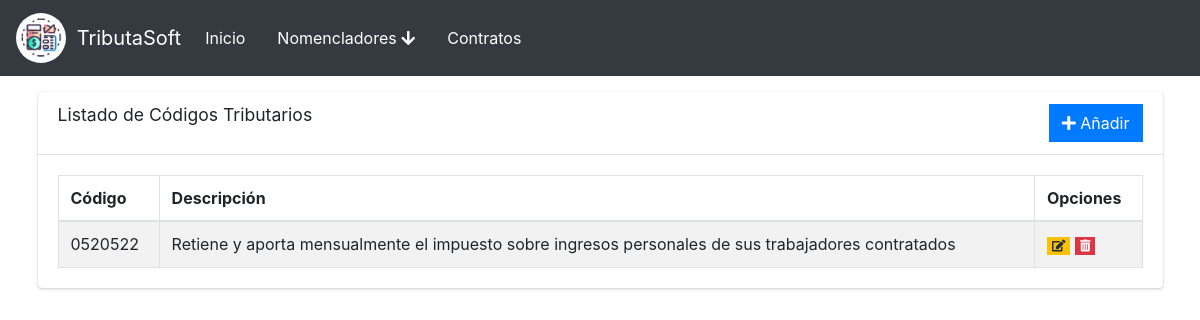
The page /codigo on the database as committed earlier.
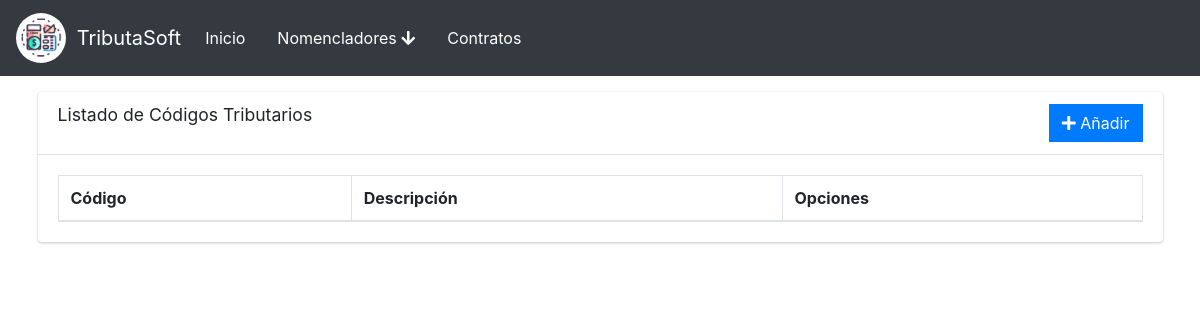
The same page on the database as committed later.
### main.py (models this page shows)
class CodigoPagoSalarial(db.Model):
    id = db.Column(db.Integer, primary_key=True, autoincrement=True)
    codigo = db.Column(db.String(50), nullable=False)
    descripcion = db.Column(db.String(200), nullable=False)
    monto_excento = db.Column(db.Float, nullable=False)
    monto_pago1 = db.Column(db.Float, nullable=False)
    porcentaje1 = db.Column(db.Float, nullable=False)
    monto_pago2 = db.Column(db.Float, nullable=False)
    porcentaje2 = db.Column(db.Float, nullable=False)
    monto_pago3 = db.Column(db.Float, nullable=False)
    porcentaje3 = db.Column(db.Float, nullable=False)
    monto_pago4 = db.Column(db.Float, nullable=False)
    porcentaje4 = db.Column(db.Float, nullable=False)
    monto_pago5 = db.Column(db.Float, nullable=False)
    porcentaje5 = db.Column(db.Float, nullable=False)
    monto_pago6 = db.Column(db.Float, nullable=False)
    porcentaje6 = db.Column(db.Float, nullable=False)
    fecha_pago = db.Column(db.String(200), nullable=False)

### main.py (the view)
@app.route('/codigo')
def cod_base():
    c_simple = db.session.query(CodigoSimple).all()
    c_pagoSalario = db.session.query(CodigoPagoSalarial).all()
    c_pagoMora = db.session.query(CodigoPagoMora).all()
    list = []
    for i in c_simple:
        list.append((i.id,i.codigo,i.descripcion,'simple'))
    for i in c_pagoSalario:
        list.append((i.id,i.codigo,i.descripcion,'salario'))
    for i in c_pagoMora:
        list.append((i.id,i.codigo,i.descripcion,'mora'))
    return render_template('cod_base.html',list=list)

### templates/cod_base.html (shortened to what this page needs)
{% extends 'base.html' %}
{% block content %}
<div class="content">
    <div class="container">
        <div class="card">
            <div class="card-header">
              <h3 class="card-title">Listado de C&oacute;digos Tributarios</h3>
              <div class="float-right">
                <a href="{{ url_for('cod_add') }}" class="btn btn-primary btn-flat">
                    <i class="fas fa-plus"></i> A&ntilde;adir
                </a>
                    </div>
            </div>
            <div class="card-body">
                <table id="example1" class="table table-bordered table-striped">
                  <thead>
                  <tr>
                    <th>C&oacute;digo</th>
                    <th>Descripci&oacute;n</th>
                    <th>Opciones</th>
                  </tr>
                  </thead>
                  <tbody>
                    {% for i in list %}
                    <tr>
                      <td>{{i[1]}}</td>
                      <td>{{i[2]}}</td>
                      <td>
                        {% if i[3] == 'simple' %}
                        <a href="{{ url_for('cod_edit', tipo='simple',id=i[0]) }}" class="btn btn-warning btn-xs btn-flat"><i class="fas fa-edit"></i></a>
                        <a href="{{ url_for('delete_cod', tipo='simple',id=i[0]) }}" class="btn btn-danger btn-xs btn-flat"><i class="fas fa-trash-alt"></i></a>
                        {% elif i[3] == 'salario' %}
                        <a href="{{ url_for('cod_edit', tipo='salario',id=i[0]) }}" class="btn btn-warning btn-xs btn-flat"><i class="fas fa-edit"></i></a>
                        <a href="{{ url_for('delete_cod', tipo='salario',id=i[0]) }}" class="btn btn-danger btn-xs btn-flat"><i class="fas fa-trash-alt"></i></a>
                        {% elif i[3] == 'mora' %}
                        <a href="{{ url_for('cod_edit', tipo='mora',id=i[0]) }}" class="btn btn-warning btn-xs btn-flat"><i class="fas fa-edit"></i></a>
                        <a href="{{ url_for('delete_cod', tipo='mora',id=i[0]) }}" class="btn btn-danger btn-xs btn-flat"><i class="fas fa-trash-alt"></i></a>
                        {% endif %}
                      </td>
                    </tr>
                    {% endfor %}
                    </tbody>
                </table>
            </div>
        </div>
    </div>
</div>
{% endblock %}

### templates/base.html (shortened to what this page needs)
<html>
    <head>
        <link rel="stylesheet" href="{{ url_for('static',filename='js/plugins/fontawesome-free/css/all.min.css') }}">
        <link rel="stylesheet" href="{{ url_for('static',filename='js/plugins/datatables-bs4/css/dataTables.bootstrap4.min.css') }}">
        <link rel="stylesheet" href="{{ url_for('static',filename='js/plugins/datatables-responsive/css/responsive.bootstrap4.min.css') }}">
        <link rel="stylesheet" href="{{ url_for('static',filename='js/plugins/datatables-buttons/css/buttons.bootstrap4.min.css') }}">
        <link rel="stylesheet" href="{{ url_for('static',filename='css/css/adminlte.min.css') }}">
      </head>
      <body>
        <nav class="navbar navbar-expand-lg navbar-dark bg-dark">
            <div class="container-fluid">
              <a class="navbar-brand" href="{{ url_for('Home') }}">
                <img src="{{ url_for('static',filename='icon/logo.jpg') }}" alt="Icono" width="50" height="50" class="d-inline-block align-text-top">
                 &nbsp; TributaSoft
              </a>
              <div class="collapse navbar-collapse" id="navbarNav">
                <ul class="navbar-nav ms-auto">
                  <li class="nav-item">
                    <a class="nav-link active" href="{{ url_for('Home') }}">Inicio</a>
                  </li>
                  <li class="nav-item dropdown">
                    <a class="nav-link active" data-toggle="dropdown" href="#">
                      Nomencladores <i class="fas fa-arrow-down"></i>
                    </a>
                  </li>
                  <li class="nav-item">
                    <a class="nav-link active" href="#">Contratos</a>
                  </li>
                </ul>
              </div>
            </div>
          </nav>
        {% block content %}{% endblock %}
      </body>
</html>

### templates/base.html (style rules this page uses)
.navbar-brand { display: flex; align-items: center; }
.navbar-brand img { border-radius: 50%; }

Rows that differ between the two databases and show on the page:
removed CodigoPagoSalarial: codigo "0520522", descripcion "Retiene y aporta mensualmente el impuesto sobre ingresos personales de sus trabajadores contratados"
